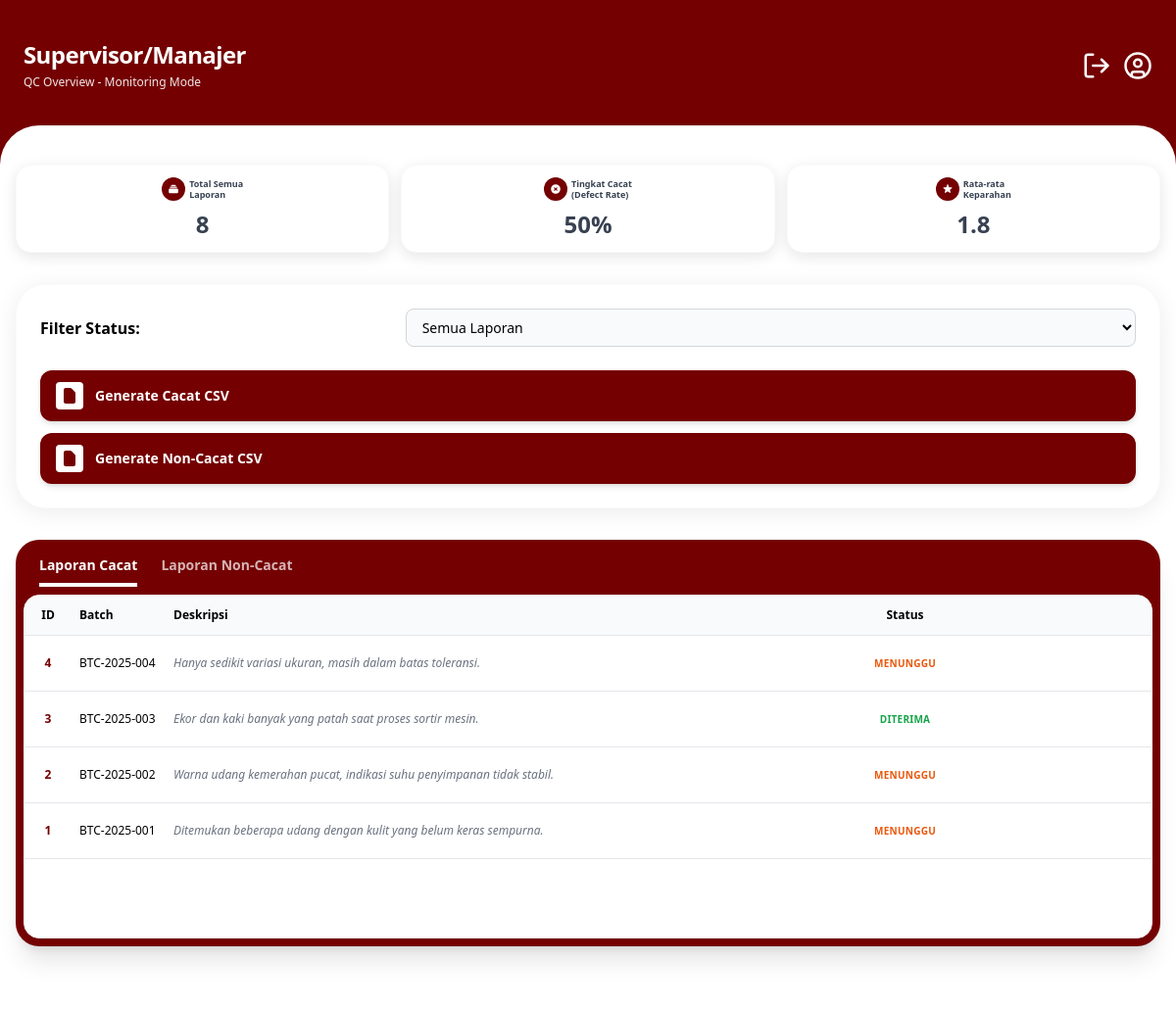
The page /dashboard_manajer_supervisor.php (signed in) on the database as committed earlier.
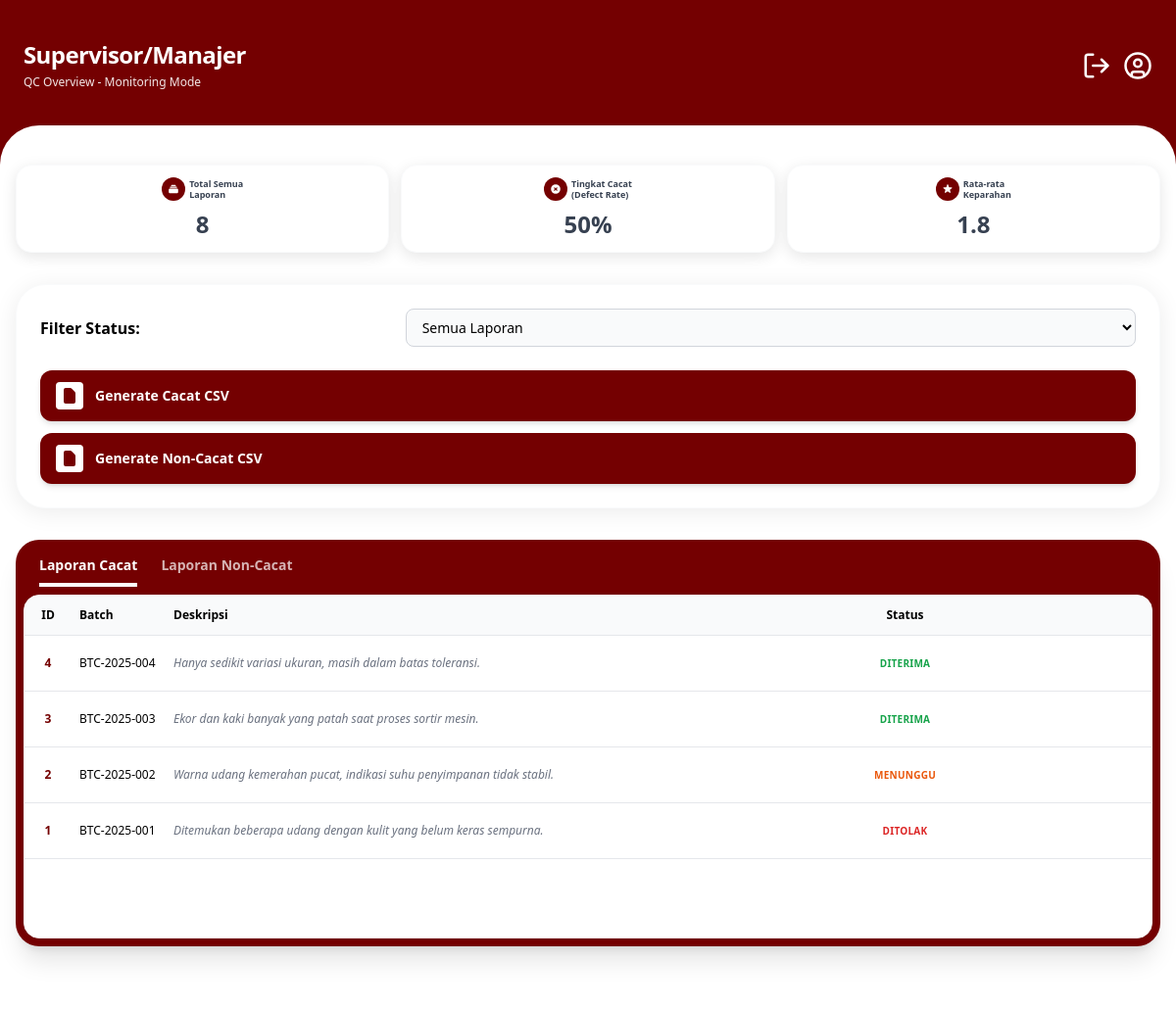
The same page on the database as committed later.
### tables this page shows
CREATE TABLE `laporancacat` (
  `id` int(11) NOT NULL,
  `id_user` int(11) NOT NULL,
  `batch_number` varchar(50) NOT NULL,
  `jenis_udang` varchar(50) NOT NULL,
  `tanggal` date NOT NULL,
  `kuantitas` int(11) NOT NULL,
  `kriteria_cacat` varchar(100) DEFAULT NULL,
  `keparahan` enum('Ringan','Sedang','Berat') DEFAULT NULL,
  `deskripsi` text DEFAULT NULL,
  `kategori` enum('cacat','non-cacat') DEFAULT 'cacat',
  `status` enum('menunggu','diterima','ditolak') DEFAULT 'menunggu',
  `catatan_kepala` text DEFAULT NULL,
  `created_at` timestamp NOT NULL DEFAULT current_timestamp()
);

### dashboard_manajer_supervisor.php (the view, shortened to what the changed rows need)
<?php
include 'auth.php';
$daftar_cacat = mysqli_query($conn, "SELECT * FROM laporancacat ORDER BY id DESC");
?>
<!DOCTYPE html>
<html lang="id">
<head>
    <?php include 'ui_config.php'; ?>
    <script src="https://cdn.tailwindcss.com"></script>
</head>
<body class="font-sans bg-utama">
    <?php include 'header.php'; ?>
    <main class="bg-white rounded-t-[40px] mt-[20px] min-h-[calc(100vh-120px)] px-4 pt-10 pb-10">
        <div class="bg-utama rounded-3xl overflow-hidden shadow-xl">
            <div class="bg-white m-2 rounded-2xl overflow-hidden shadow-sm border border-gray-100">
                <table class="w-full text-left text-xs table-fixed">
                    <thead class="bg-gray-50 border-b">
                        <tr>
                            <th class="py-3 px-4 w-12 text-center">ID</th>
                            <th class="py-3 px-2 w-24">Batch</th>
                            <th class="py-3 px-2">Deskripsi</th>
                            <th class="py-3 px-4 w-15 text-center">Status</th>
                        </tr>
                    </thead>
                    <tbody id="table-body">
                        <?php while ($row = mysqli_fetch_assoc($daftar_cacat)): ?>
                            <tr class="row-laporan border-b last:border-0 hover:bg-gray-50 cursor-pointer transition-colors"
                                data-type="cacat"
                                onclick="window.location.href='detail_laporan.php?id=<?= $row['id']; ?>&type=cacat'">
                                <td class="py-4 px-4 font-bold text-utama text-center"><?= $row['id']; ?></td>
                                <td class="py-4 px-2 font-medium truncate"><?= $row['batch_number']; ?></td>
                                <td class="py-4 px-2 text-gray-500 italic truncate"><?= $row['deskripsi'] ?: '-'; ?></td>
                                <td class="py-4 px-3 text-center">
                                    <?php
                                    $status_class = "text-orange-600";
                                    if ($row['status'] == 'diterima') $status_class = "text-green-600";
                                    if ($row['status'] == 'ditolak') $status_class = "text-red-600";
                                    ?>
                                    <span class="inline-block px-2 py-1 rounded-md text-[10px] font-semibold tracking-wide <?= $status_class ?>">
                                        <?= strtoupper($row['status']); ?>
                                    </span>
                                </td>
                            </tr>
                        <?php endwhile; ?>
                    </tbody>
                </table>
            </div>
        </div>
    </main>
</body>
</html>

Rows that differ between the two databases and show on the page:
changed laporancacat "BTC-2025-004": status "MENUNGGU" → "DITERIMA"
changed laporancacat "Ditemukan beberapa udang dengan kulit yang belum keras sempurna.": status "MENUNGGU" → "DITOLAK"
